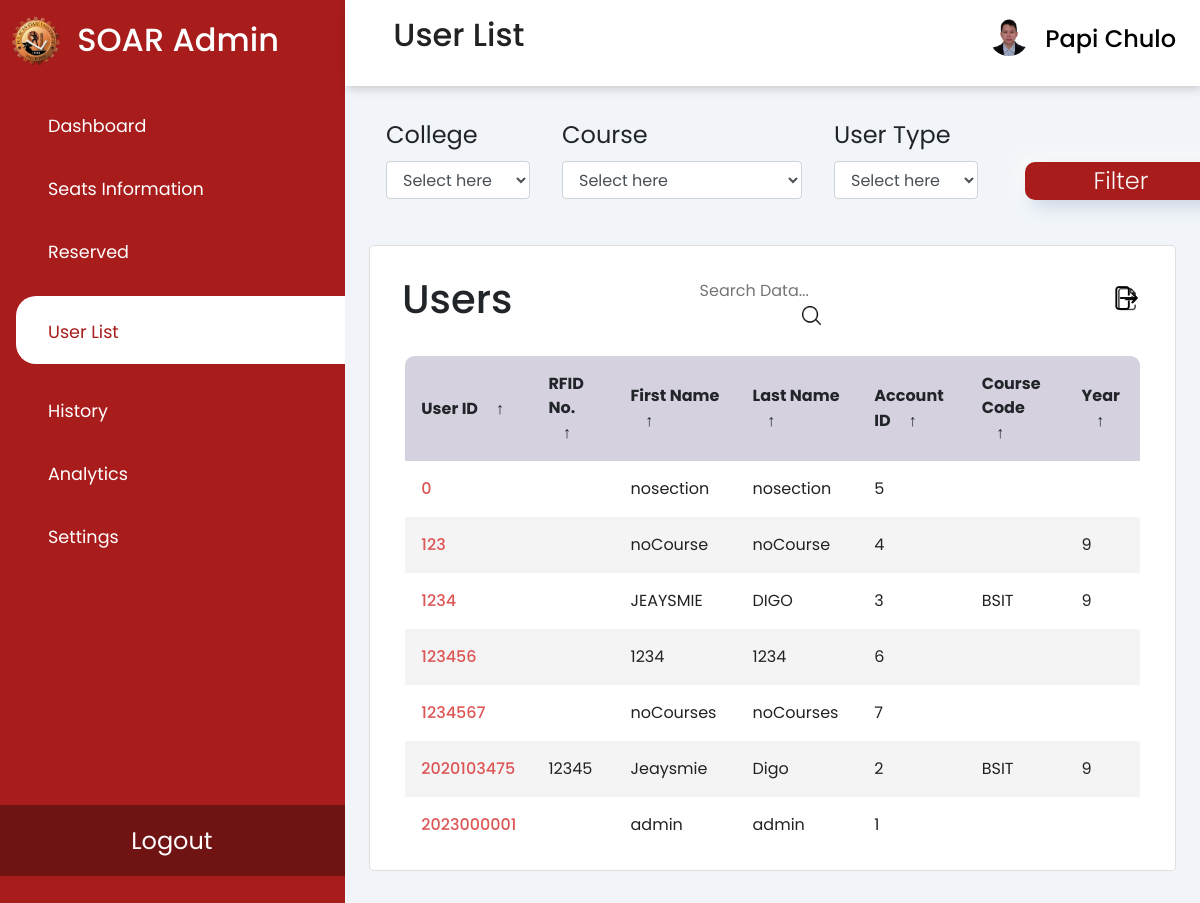
Screenshot of /user-list.php (signed in) with the database file from the repository.
### tables this page shows
CREATE TABLE `users` (
  `user_id` int(11) NOT NULL,
  `rfid_no` varchar(50) DEFAULT NULL,
  `first_name` varchar(255) DEFAULT NULL,
  `last_name` varchar(255) DEFAULT NULL,
  `account_id` int(11) DEFAULT NULL,
  `course_code` varchar(50) DEFAULT NULL,
  `yearsec_id` int(11) DEFAULT NULL
);

### user-list.php (the view, shortened to what this page needs)
<?php
require 'assets/php/connect.php';
$sql = "SELECT user_id, rfid_no, first_name, last_name, account_id, course_code, yearsec_id from users";
$result = $conn -> query($sql);
?>
<!DOCTYPE HTML>
<html>
<head>
    <link rel="stylesheet" href="https://cdn.jsdelivr.net/npm/bootstrap@4.6.2/dist/css/bootstrap.min.css"
>
    <link rel="stylesheet" type="text/css" href="assets/css/user-list.css" />
    <link rel="stylesheet"
        href="https://maxst.icons8.com/vue-static/landings/line-awesome/line-awesome/1.3.0/css/line-awesome.min.css">
</head>
<body>
    <div class="sidebar">
        <div class="sidebar-brand">
            <img src="assets/img/bulsu logo.png" alt="bulsu logo" class="logo">
            <h2> <span>SOAR Admin</span></h2>
        </div>
        <div class="sidebar-menu">
            <ul>
                <li> <a href="admin.php"><span class="las la-th-large"></span>
                        <span>Dashboard</span></a>
                </li>
                <li> <a href="seats-info.php"><span class="las la-check"></span>
                        <span>Seats Information</span></a>
                </li>
                <li> <a href="reserved.php"><span class="las la-clock"></span>
                        <span>Reserved</span></a>
                </li>
                <li> <a href="user-list.php" class="active"><span class="las la-user-friends"></span>
                        <span>User List</span></a>
                </li>
                <li> <a href="history.php"><span class="las la-history"></span>
                        <span>History</span></a>
                </li>
                <li> <a href="analytics.php"><span class="las la-chart-bar"></span>
                        <span>Analytics</span></a>
                </li>
                <li> <a href="settings.php"><span class="las la-cog"></span>
                        <span>Settings</span></a>
                </li>
                <li class="logout"> <a href="toLogout.php">
                        <span>Logout</span></a>
                </li>
            </ul>
        </div>
    </div>
    <div class="main-content">
        <header>
            <h2>
                <label for="nav-toggle">
                    <span class="la la-bars"></span>
                </label>
                User List
            </h2>
            <div class="dropdown">
                <button class="dropdown-toggle" class="btn btn-secondary dropdown-toggle" type="button"
                    id="dropdownMenuButton" data-toggle="dropdown" aria-haspopup="true" aria-expanded="true">
                    <div class="user-wrapper">
                        <img src="assets/img/librarian.jpg" width="40px" height="40px" alt="">
                        <div>
                            <h4>
                                <?php echo $_SESSION["first_name"] . ' ' . $_SESSION["last_name"]; ?>
                            </h4>
                        </div>
                    </div>
                </button>
            </div>
        </header>
        <main>
            <div class="filter">
                <form action="brw_history.php" method="GET">
                    <div class="row">
                        <div class="college">
                            <label for="cars">College</label>
                            <select class="form-control">
                                <option style="display:none">Select here</option>
                            </select>
                        </div>
                        <div class="course">
                            <label for="cars">Course</label>
                            <select class="form-control">
                                <option style="display:none">Select here</option>
                            </select>
                        </div>
                        <div class="floor" class="form-control">
                            <label for="cars">User Type</label>
                            <select class="form-control">
                                <option style="display:none">Select here</option>
                            </select>
                        </div>
                        <div class="col-md-2">
                            <button type="submit" class="buttons">Filter</button>
                        </div>
                    </div>
                </form>
            </div>
            <div class="recent-grid">
                <div class="history">
                    <div class="card">
                        <div class="card-body">
                            <div class="table-responsive">
                                <section class="table__header">
                                    <h1>Users</h1>
                                    <div class="input-group">
                                        <input type="search" placeholder="Search Data...">
                                        <div class="search-icon">
                                            <img src="assets/img/search.png" alt="Search">
                                        </div>
                                    </div>
                                    <div class="export__file">
                                        <label for="export-file" class="export__file-btn" title="Export File">
                                            <img src="assets/img/export1.png" alt="Export" class="export_ic">
                                        </label>
                                    </div>
                                </section>
                                <section class="table__body">
                                    <table id="customers_table">
                                        <thead>
                                            <tr>
                                                <th> User ID <span class="icon-arrow">&UpArrow;</span></th>
                                                <th> RFID No. <span class="icon-arrow">&UpArrow;</span></th>
                                                <th> First Name <span class="icon-arrow">&UpArrow;</span></th>
                                                <th> Last Name <span class="icon-arrow">&UpArrow;</span></th>
                                                <th> Account ID <span class="icon-arrow">&UpArrow;</span></th>
                                                <th> Course Code <span class="icon-arrow">&UpArrow;</span></th>
                                                <th> Year <span class="icon-arrow">&UpArrow;</span></th>
                                            </tr>
                                        </thead>
                                        <?php
                                        if ($result->num_rows > 0) {
                                            while ($row = $result->fetch_assoc()) {
                                                ?>
                                                <tr>
                                                    <td class="studno"><?php echo $row['user_id']; ?></td>
                                                    <td><?php echo $row['rfid_no']; ?></td>
                                                    <td><?php echo $row['first_name']; ?></td>
                                                    <td><?php echo $row['last_name']; ?></td>
                                                    <td><?php echo $row['account_id']; ?></td>
                                                    <td><?php echo $row['course_code']; ?></td>
                                                    <td><?php echo $row['yearsec_id']; ?></td>
                                                </tr>
                                            <?php
                                            }
                                        } else {
                                            echo "<tr><td colspan='7'>No users found.</td></tr>";
                                        }
                                        ?>
                                    </table>
                                </section>
                            </div>
                        </div>
                    </div>
                </div>
            </div>
        </main>
    </div>
</body>
</html>

### rows the page displays
users: user_id "0", first_name "nosection", last_name "nosection", account "5"
users: user_id "123", first_name "noCourse", last_name "noCourse", account "4", yearsec "9"
users: user_id "1234", first_name "JEAYSMIE", last_name "DIGO", account "3", course_code "BSIT", yearsec "9"
users: user_id "123456", first_name "1234", last_name "1234", account "6"
users: user_id "1234567", first_name "noCourses", last_name "noCourses", account "7"
users: user_id "2020103475", rfid_no "12345", first_name "Jeaysmie", last_name "Digo", account "2", course_code "BSIT", yearsec "9"
users: user_id "2023000001", first_name "admin", last_name "admin", account "1"

### other values shown
$_SESSION["first_name"] "Papi"
$_SESSION["last_name"] "Chulo"
